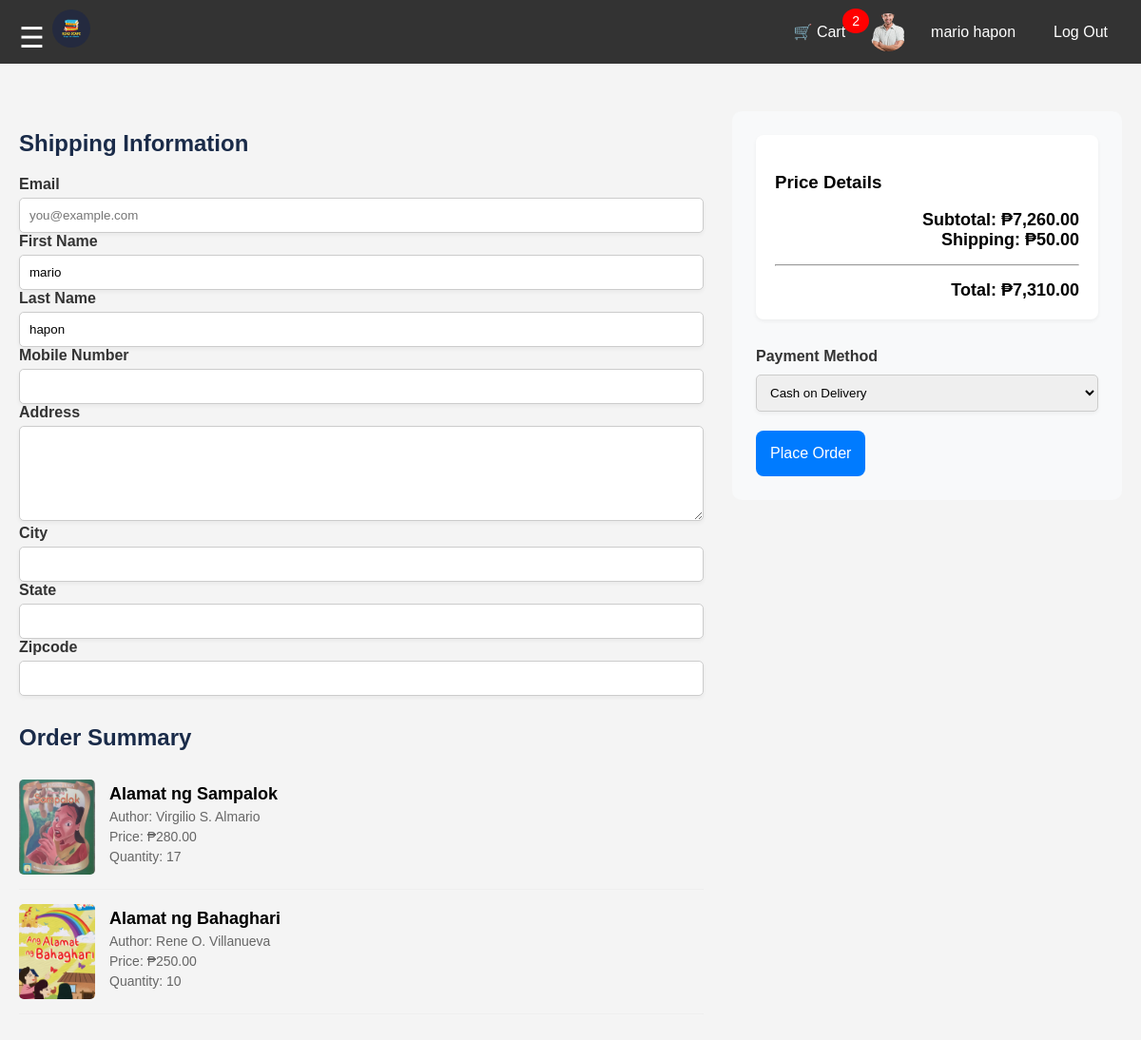
Page /checkout.php (signed in) on the earlier database version.
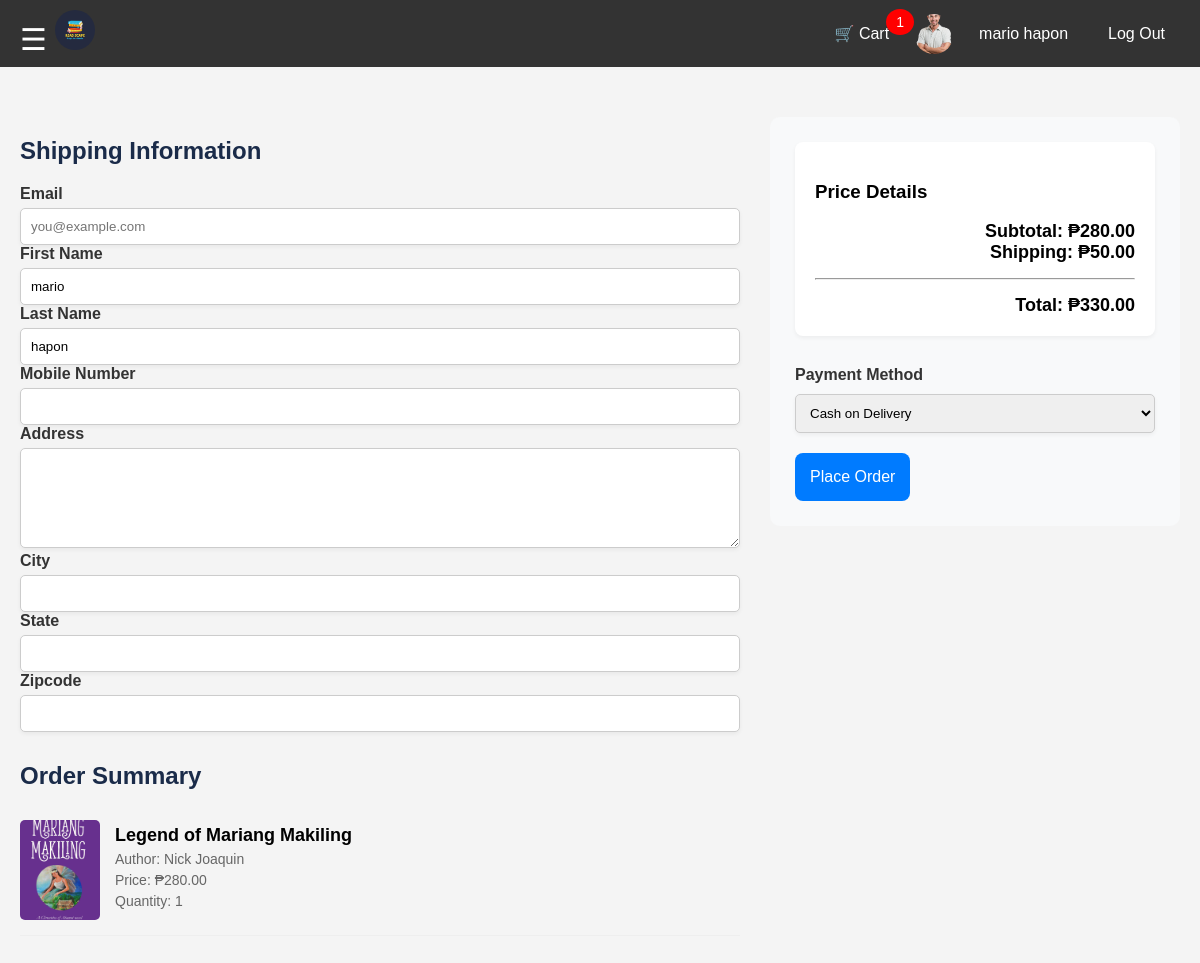
Same page on the later database version.
### tables this page shows
CREATE TABLE `cart` (
  `id` int(11) NOT NULL,
  `user_id` int(11) NOT NULL,
  `isbn` int(11) NOT NULL,
  `quantity` int(11) DEFAULT 1
);

CREATE TABLE `books` (
  `isbn` int(11) NOT NULL,
  `title` varchar(255) NOT NULL,
  `book_image` varchar(255) NOT NULL,
  `author` varchar(255) NOT NULL,
  `copyright` int(11) NOT NULL,
  `qty` int(11) NOT NULL,
  `price` float NOT NULL,
  `total` float NOT NULL
);

### checkout.php (the view, shortened to what the changed rows need)
<?php
@include 'db_connect.php';
$user_id = $_SESSION['id'];
$sql = "SELECT books.isbn, books.title, books.book_image, books.price, books.author, cart.quantity,
        (books.price * cart.quantity) AS total
    FROM cart
    JOIN books ON cart.isbn = books.isbn
    WHERE cart.user_id = ?";
$stmt = mysqli_prepare($conn, $sql);
mysqli_stmt_bind_param($stmt, "i", $user_id);
mysqli_stmt_execute($stmt);
$result = mysqli_stmt_get_result($stmt);
$total_price = 0;
$cart_items = [];
if ($result && mysqli_num_rows($result) > 0) {
    while ($row = mysqli_fetch_assoc($result)) {
        $cart_items[] = $row;
        $total_price += $row['total'];
    }
} else {
    $cart_items = [];
}
$shipping_cost = 50.00;
$grand_total = $total_price + $shipping_cost;
$sql = "SELECT COUNT(*) FROM cart WHERE user_id = ?";
$stmt = mysqli_prepare($conn, $sql);
mysqli_stmt_bind_param($stmt, "i", $user_id);
mysqli_stmt_execute($stmt);
$cart_count_result = mysqli_stmt_get_result($stmt);
$cart_count = mysqli_fetch_row($cart_count_result)[0];
?>
<!DOCTYPE html>
<html lang="en">
<head>
</head>
<body>
    <div class="navbar">
        <div class="profile-info">
            <a href="cart.php" style="position: relative;">
                🛒 Cart <span style="background: red; color: white; border-radius: 50%; padding: 5px 10px; font-size: 14px; position: absolute; top: -5px; right: -10px;"><?php echo $cart_count; ?></span>
            </a>
        </div>
    </div>
    <div class="checkout-container">
        <div class="left-column">
            <h2>Shipping Information</h2>
            <h2 style="margin-top: 30px;">Order Summary</h2>
            <?php if (empty($cart_items)): ?>
                <p>Your cart is empty.</p>
            <?php else: ?>
                <div class="order-summary">
                    <?php foreach ($cart_items as $item): ?>
                        <div class="cart-item">
                            <img src="images/<?php echo htmlspecialchars($item['book_image']); ?>" alt="Book">
                            <div class="cart-details">
                                <h3><?php echo htmlspecialchars($item['title']); ?></h3>
                                <p>Author: <?php echo htmlspecialchars($item['author'] ?? 'Unknown'); ?></p>
                                <p>Price: ₱<?php echo number_format($item['price'], 2); ?></p>
                                <p>Quantity: <?php echo htmlspecialchars($item['quantity']); ?></p>
                            </div>
                        </div>
                    <?php endforeach; ?>
                </div>
            <?php endif; ?>
        </div>
        <div class="right-column">
            <div class="price-summary">
                <h3>Price Details</h3>
                <?php if (empty($cart_items)): ?>
                    <p>No items in the cart.</p>
                <?php else: ?>
                    <div class="total-price">
                        Subtotal: ₱<?php echo number_format($total_price, 2); ?><br>
                        Shipping: ₱<?php echo number_format($shipping_cost, 2); ?><br>
                        <hr style="margin: 15px 0;">
                        Total: ₱<?php echo number_format($grand_total, 2); ?>
                    </div>
                <?php endif; ?>
            </div>
        </div>
    </div>
</body>
</html>

Differences in the rows shown:
removed cart: isbn.book_image (picture), isbn.title "Alamat ng Sampalok", isbn.author "Virgilio S. Almario", isbn.price "280.00", quantity "17"
removed cart: isbn.book_image (picture), isbn.title "Alamat ng Bahaghari", isbn.author "Rene O. Villanueva", isbn.price "250.00", quantity "10"
added cart: isbn.book_image (picture), isbn.title "Legend of Mariang Makiling", isbn.author "Nick Joaquin", isbn.price "280.00", quantity "1"
Other differences:
$cart_count: "2" → "1"
$total_price: "7,260.00" → "280.00"
$grand_total: "7,310.00" → "330.00"
